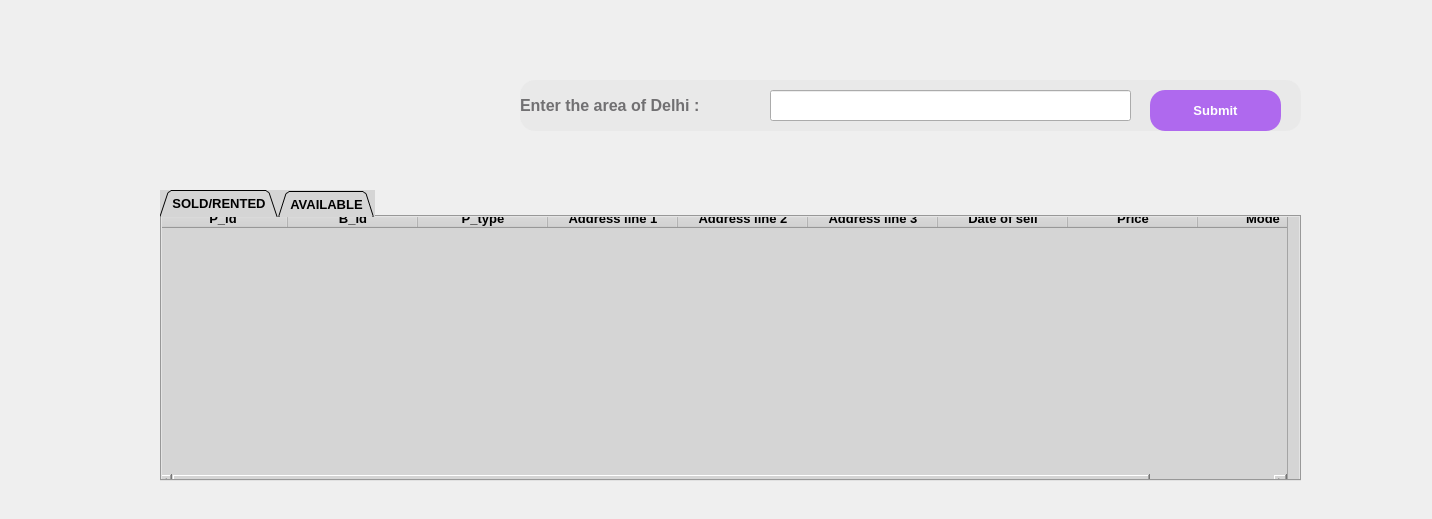
<?xml version="1.0" encoding="UTF-8"?>
<ui version="4.0">
 <class>Dialog</class>
 <widget class="QDialog" name="Dialog">
  <property name="geometry">
   <rect>
    <x>0</x>
    <y>0</y>
    <width>1432</width>
    <height>519</height>
   </rect>
  </property>
  <property name="windowTitle">
   <string>Dialog</string>
  </property>
  <widget class="QLabel" name="label">
   <property name="geometry">
    <rect>
     <x>0</x>
     <y>0</y>
     <width>1431</width>
     <height>561</height>
    </rect>
   </property>
   <property name="styleSheet">
    <string notr="true"/>
   </property>
   <property name="text">
    <string/>
   </property>
   <property name="pixmap">
    <pixmap resource="form2.qrc">:/images/background.jpeg</pixmap>
   </property>
   <property name="scaledContents">
    <bool>true</bool>
   </property>
  </widget>
  <widget class="QTabWidget" name="sold_2">
   <property name="geometry">
    <rect>
     <x>160</x>
     <y>190</y>
     <width>1141</width>
     <height>291</height>
    </rect>
   </property>
   <property name="font">
    <font>
     <pointsize>10</pointsize>
     <weight>75</weight>
     <bold>true</bold>
    </font>
   </property>
   <property name="styleSheet">
    <string notr="true">background-color: rgb(213, 213, 213);</string>
   </property>
   <property name="tabShape">
    <enum>QTabWidget::Triangular</enum>
   </property>
   <property name="currentIndex">
    <number>0</number>
   </property>
   <widget class="QWidget" name="sold">
    <attribute name="icon">
     <iconset resource="resource/res.qrc">
      <normaloff>:/images/house-user-solid.svg</normaloff>:/images/house-user-solid.svg</iconset>
    </attribute>
    <attribute name="title">
     <string>SOLD/RENTED</string>
    </attribute>
    <widget class="QTableWidget" name="tableWidget_2">
     <property name="geometry">
      <rect>
       <x>-5</x>
       <y>-9</y>
       <width>1131</width>
       <height>281</height>
      </rect>
     </property>
     <property name="styleSheet">
      <string notr="true">gridline-color: rgb(147, 147, 147);</string>
     </property>
     <attribute name="horizontalHeaderDefaultSectionSize">
      <number>130</number>
     </attribute>
     <column>
      <property name="text">
       <string>P_id</string>
      </property>
      <property name="font">
       <font>
        <pointsize>10</pointsize>
        <weight>75</weight>
        <bold>true</bold>
       </font>
      </property>
     </column>
     <column>
      <property name="text">
       <string>B_id</string>
      </property>
      <property name="font">
       <font>
        <pointsize>10</pointsize>
        <weight>75</weight>
        <bold>true</bold>
       </font>
      </property>
     </column>
     <column>
      <property name="text">
       <string>P_type</string>
      </property>
      <property name="font">
       <font>
        <pointsize>10</pointsize>
        <weight>75</weight>
        <bold>true</bold>
       </font>
      </property>
     </column>
     <column>
      <property name="text">
       <string>Address line 1</string>
      </property>
      <property name="font">
       <font>
        <pointsize>10</pointsize>
        <weight>75</weight>
        <bold>true</bold>
       </font>
      </property>
     </column>
     <column>
      <property name="text">
       <string>Address line 2</string>
      </property>
      <property name="font">
       <font>
        <pointsize>10</pointsize>
        <weight>75</weight>
        <bold>true</bold>
       </font>
      </property>
     </column>
     <column>
      <property name="text">
       <string>Address line 3</string>
      </property>
      <property name="font">
       <font>
        <pointsize>10</pointsize>
        <weight>75</weight>
        <bold>true</bold>
       </font>
      </property>
     </column>
     <column>
      <property name="text">
       <string>Date of sell</string>
      </property>
      <property name="font">
       <font>
        <pointsize>10</pointsize>
        <weight>75</weight>
        <bold>true</bold>
       </font>
      </property>
     </column>
     <column>
      <property name="text">
       <string>Price</string>
      </property>
      <property name="font">
       <font>
        <pointsize>10</pointsize>
        <weight>75</weight>
        <bold>true</bold>
       </font>
      </property>
     </column>
     <column>
      <property name="text">
       <string>Mode</string>
      </property>
      <property name="font">
       <font>
        <pointsize>10</pointsize>
        <weight>75</weight>
        <bold>true</bold>
       </font>
      </property>
     </column>
    </widget>
   </widget>
   <widget class="QWidget" name="Available">
    <attribute name="icon">
     <iconset resource="form2.qrc">
      <normaloff>:/images/icons8-list-64.png</normaloff>:/images/icons8-list-64.png</iconset>
    </attribute>
    <attribute name="title">
     <string>AVAILABLE</string>
    </attribute>
    <widget class="QTableWidget" name="tableWidget">
     <property name="geometry">
      <rect>
       <x>-20</x>
       <y>-9</y>
       <width>1151</width>
       <height>291</height>
      </rect>
     </property>
     <attribute name="horizontalHeaderDefaultSectionSize">
      <number>150</number>
     </attribute>
     <column>
      <property name="text">
       <string>P_id</string>
      </property>
      <property name="font">
       <font>
        <pointsize>10</pointsize>
        <weight>75</weight>
        <bold>true</bold>
       </font>
      </property>
     </column>
     <column>
      <property name="text">
       <string>P_type</string>
      </property>
      <property name="font">
       <font>
        <pointsize>10</pointsize>
        <weight>75</weight>
        <bold>true</bold>
       </font>
      </property>
     </column>
     <column>
      <property name="text">
       <string>Size</string>
      </property>
      <property name="font">
       <font>
        <pointsize>10</pointsize>
        <weight>75</weight>
        <bold>true</bold>
       </font>
      </property>
     </column>
     <column>
      <property name="text">
       <string>Address line 1</string>
      </property>
      <property name="font">
       <font>
        <pointsize>10</pointsize>
        <weight>75</weight>
        <bold>true</bold>
       </font>
      </property>
     </column>
     <column>
      <property name="text">
       <string>Address line 2</string>
      </property>
      <property name="font">
       <font>
        <pointsize>10</pointsize>
        <weight>75</weight>
        <bold>true</bold>
       </font>
      </property>
     </column>
     <column>
      <property name="text">
       <string>Address line 3</string>
      </property>
      <property name="font">
       <font>
        <pointsize>10</pointsize>
        <weight>75</weight>
        <bold>true</bold>
       </font>
      </property>
     </column>
     <column>
      <property name="text">
       <string>Renting Price</string>
      </property>
      <property name="font">
       <font>
        <pointsize>10</pointsize>
        <weight>75</weight>
        <bold>true</bold>
       </font>
      </property>
     </column>
     <column>
      <property name="text">
       <string>Selling Price</string>
      </property>
      <property name="font">
       <font>
        <pointsize>10</pointsize>
        <weight>75</weight>
        <bold>true</bold>
       </font>
      </property>
     </column>
    </widget>
   </widget>
  </widget>
  <widget class="QLabel" name="label_2">
   <property name="geometry">
    <rect>
     <x>520</x>
     <y>80</y>
     <width>781</width>
     <height>51</height>
    </rect>
   </property>
   <property name="font">
    <font>
     <pointsize>12</pointsize>
     <weight>75</weight>
     <bold>true</bold>
    </font>
   </property>
   <property name="styleSheet">
    <string notr="true">QLabel
{
background:rgb(225, 225, 225,100);
border:none;
color:#717072;
border-radius:15%;
}
</string>
   </property>
   <property name="text">
    <string>Enter the area of Delhi : </string>
   </property>
  </widget>
  <widget class="QPushButton" name="pushButton">
   <property name="geometry">
    <rect>
     <x>1150</x>
     <y>90</y>
     <width>131</width>
     <height>41</height>
    </rect>
   </property>
   <property name="font">
    <font>
     <pointsize>10</pointsize>
     <weight>75</weight>
     <bold>true</bold>
    </font>
   </property>
   <property name="styleSheet">
    <string notr="true">QPushButton
{
background:#af69ee;
border-radius:60px;
color:white;
border-radius:15px;
}
QPushButton:hover
{
background:#49ebff;
color:#333;
border-radius:15px;
}</string>
   </property>
   <property name="text">
    <string>Submit</string>
   </property>
  </widget>
  <widget class="QLineEdit" name="lineEdit">
   <property name="geometry">
    <rect>
     <x>770</x>
     <y>90</y>
     <width>361</width>
     <height>31</height>
    </rect>
   </property>
  </widget>
 </widget>
 <resources>
  <include location="resource/res.qrc"/>
  <include location="form2.qrc"/>
  <include location="buyer.qrc"/>
 </resources>
 <connections/>
</ui>
